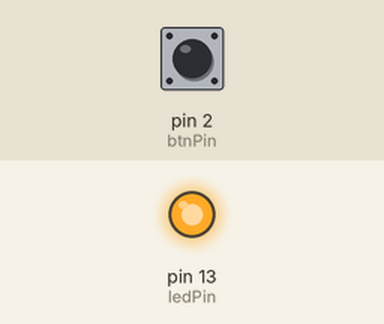
Simulated run of this sketch. Board: Arduino Uno, built with avr-gcc and run on an emulated ATmega328P. On the bench: output pins drawn as LEDs (lit = HIGH). The test bench sets the inputs (shaded band); at power-on: pin 2 (btnPin) HIGH.

Above: at 1.2 s.
1.3 s: pin 2 (btnPin) pulled LOW for 0.15 s
At 1.37 s:
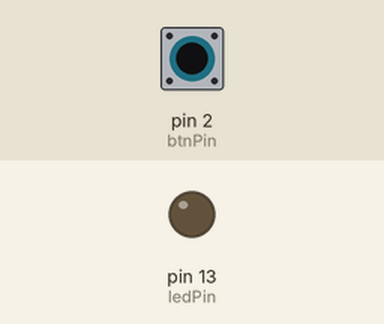
2.9 s: pin 2 (btnPin) pulled LOW for 3.2 s
At 6.7 s:
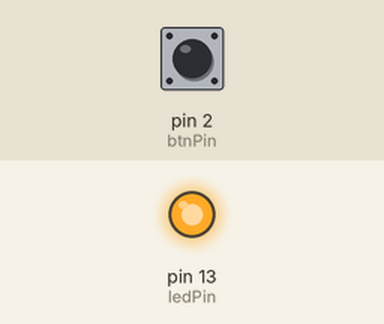
Timing chart, 0 to 8.2 s (numbered marks = the images above; inputs shaded):
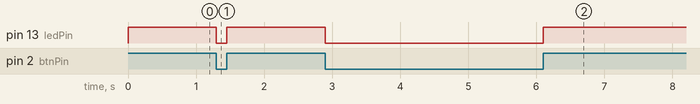

Measured:
- after the input at 1.3 s, pin 13 (ledPin): HIGH → LOW at once, → HIGH 0.15 s later
- after the input at 2.9 s, pin 13 (ledPin): HIGH → LOW at once, → HIGH 3.2 s later

The sketch:

sketch_may08a.ino
```cpp
const int ledPin = 13;
const int btnPin =2;
int buttonState=0;

void setup() {
  // put your setup code here, to run once:
  pinMode(ledPin,OUTPUT);
  pinMode(btnPin,INPUT);
  digitalWrite(btnPin,HIGH);

}

void loop() {
  // put your main code here, to run repeatedly:
buttonState=digitalRead(btnPin);
if(buttonState==HIGH){
  digitalWrite(ledPin,HIGH);
}
else{
  digitalWrite(ledPin,LOW);

  }
}
```
